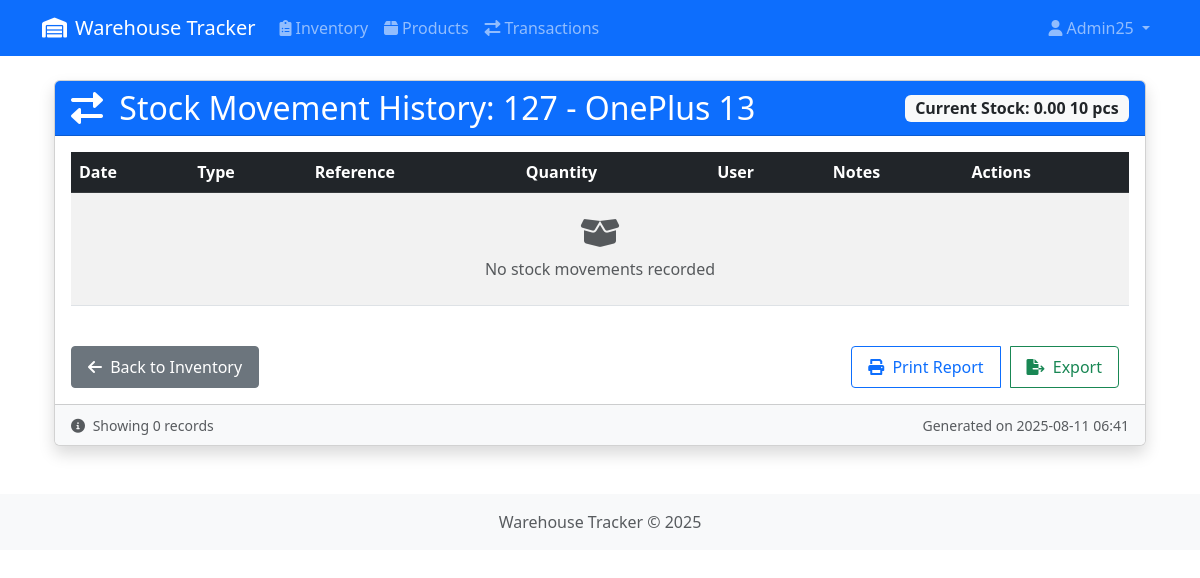
The page /products/1/movements/ (signed in) on the database its author committed.
### inventory/models.py (models this page shows, shortened)
class Product(models.Model):
    product_name = models.CharField(
        max_length=100,
        help_text="Display name of the product"
    )
    product_code = models.CharField(
        max_length=50,
        unique=True,
        validators=[MinLengthValidator(3)],
        help_text="Unique identifier for the product (min 3 chars)"
    )
    description = models.TextField(
        blank=True,
        help_text="Detailed product information"
    )
    unit_of_measure = models.CharField(
        max_length=20,
        default='pcs',
        help_text="Measurement unit (e.g., pcs, kg, box)"
    )
    current_stock = models.DecimalField(
        max_digits=10,
        decimal_places=2,
        default=0,
        editable=False,
        help_text="Automatically calculated stock level"
    )
    unit_price = models.DecimalField(
        max_digits=10,
        decimal_places=2,
        default=0.00,
        help_text="Current unit price of the product"
    )
    class Meta:
        ordering = ['product_name']
        verbose_name = "Product"
        verbose_name_plural = "Products"

### inventory/views.py (the view)
class ProductStockMovementsView(LoginRequiredMixin, DetailView):
    model = Product
    template_name = 'inventory/product_stock_movements.html'
    context_object_name = 'product'
    def get_context_data(self, **kwargs):
        context = super().get_context_data(**kwargs)
        product = self.get_object()
        details = product.transaction_details.select_related(
            'transaction', 'transaction__created_by'
        ).order_by('-transaction__transaction_date')
        totals = details.aggregate(
            total_in=Sum(
                Case(
                    When(transaction__transaction_type__in=['purchase', 'return', 'adjustment'],
                         then='quantity'),
                    default=Value(0),
                    output_field=DecimalField()
                )
            ),
            total_out=Sum(
                Case(
                    When(transaction__transaction_type='sale',
                         then='quantity'),
                    default=Value(0),
                    output_field=DecimalField()
                )
            )
        )
        context['movements'] = details
        context['total_in'] = totals['total_in'] or 0
        context['total_out'] = totals['total_out'] or 0
        return context

### inventory/templates/inventory/product_stock_movements.html (shortened to what this page needs)
{% extends 'inventory/base.html' %}
{% block content %}
<div class="container mt-4">
    <div class="card shadow">
        <div class="card-header bg-primary text-white">
            <div class="d-flex justify-content-between align-items-center">
                <h2 class="mb-0">
                    <i class="fas fa-exchange-alt me-2"></i>
                    Stock Movement History: {{ product.product_code }} - {{ product.product_name }}
                </h2>
                <span class="badge bg-light text-dark fs-6">
                    Current Stock: {{ product.current_stock }} {{ product.unit_of_measure }}
                </span>
            </div>
        </div>
        <div class="card-body">
            <div class="table-responsive">
                <table class="table table-hover table-striped">
                    <thead class="table-dark">
                        <tr>
                            <th>Date</th>
                            <th>Type</th>
                            <th>Reference</th>
                            <th>Quantity</th>
                            <th>User</th>
                            <th>Notes</th>
                            <th>Actions</th>
                        </tr>
                    </thead>
                    <tbody>
                        {% for movement in movements %}
                        <tr>
                            <td>{{ movement.transaction_date|date:"Y-m-d H:i" }}</td>
                            <td>
                                <span class="badge bg-{% if movement.transaction_type == 'IN' %}success{% else %}danger{% endif %}">
                                    {{ movement.get_transaction_type_display }}
                                </span>
                            </td>
                            <td>
                                <a href="#" data-bs-toggle="tooltip" title="View transaction details">
                                    {{ movement.reference_number }}
                                </a>
                            </td>
                            <td class="fw-bold {% if movement.transaction_type == 'IN' %}text-success{% else %}text-danger{% endif %}">
                                {% if movement.transaction_type == 'IN' %}+{% else %}-{% endif %}
                                {% for detail in movement.transaction_details.all %}
                                    {% if detail.product == product %}
                                        {{ detail.quantity }}
                                    {% endif %}
                                {% endfor %}
                            </td>
                            <td>{{ movement.created_by.username|default:"System" }}</td>
                            <td>
                                <span data-bs-toggle="tooltip" title="{{ movement.notes }}">
                                    {{ movement.notes|truncatechars:30|default:"-" }}
                                </span>
                            </td>
                            <td>
                                <a href="#" class="btn btn-sm btn-outline-info" title="View details">
                                    <i class="fas fa-eye"></i>
                                </a>
                            </td>
                        </tr>
                        {% empty %}
                        <tr>
                            <td colspan="7" class="text-center text-muted py-4">
                                <i class="fas fa-box-open fa-2x mb-2"></i><br>
                                No stock movements recorded
                            </td>
                        </tr>
                        {% endfor %}
                    </tbody>
                </table>
            </div>
            <div class="d-flex justify-content-between mt-4">
                <a href="{% url 'inventory_report' %}" class="btn btn-secondary">
                    <i class="fas fa-arrow-left me-1"></i> Back to Inventory
                </a>
                <div class="btn-group">
                    <button class="btn btn-outline-primary" onclick="window.print()">
                        <i class="fas fa-print me-1"></i> Print Report
                    </button>
                    <button class="btn btn-outline-success">
                        <i class="fas fa-file-export me-1"></i> Export
                    </button>
                </div>
            </div>
        </div>
        <div class="card-footer bg-light">
            <div class="row">
                <div class="col-md-6">
                    <small class="text-muted">
                        <i class="fas fa-info-circle me-1"></i>
                        Showing {{ movements|length }} records
                    </small>
                </div>
                <div class="col-md-6 text-end">
                    <small class="text-muted">
                        Generated on {% now "Y-m-d H:i" %}
                    </small>
                </div>
            </div>
        </div>
    </div>
</div>
{% endblock %}

### inventory/templates/inventory/base.html (shortened to what this page needs)
{% load static %}
<!DOCTYPE html>
<html lang="en">
<head>
    <link href="https://cdn.jsdelivr.net/npm/bootstrap@5.3.0/dist/css/bootstrap.min.css" rel="stylesheet">
    <link href="https://cdnjs.cloudflare.com/ajax/libs/font-awesome/6.0.0/css/all.min.css" rel="stylesheet">
    <link href="{% static 'css/inventory.css' %}" rel="stylesheet">
</head>
<body>
    <nav class="navbar navbar-expand-lg navbar-dark bg-primary mb-4">
        <div class="container">
            <a class="navbar-brand" href="{% url 'inventory_report' %}">
                <i class="fas fa-warehouse me-2"></i>Warehouse Tracker
            </a>
            <div class="collapse navbar-collapse" id="navbarNav">
                <ul class="navbar-nav me-auto">
                    <li class="nav-item">
                        <a class="nav-link {% if request.resolver_match.url_name == 'inventory_report' %}active{% endif %}"
                           href="{% url 'inventory_report' %}">
                            <i class="fas fa-clipboard-list me-1"></i>Inventory
                        </a>
                    </li>
                    <li class="nav-item">
                        <a class="nav-link {% if request.resolver_match.url_name == 'product_list' %}active{% endif %}"
                           href="{% url 'product_list' %}">
                            <i class="fas fa-box me-1"></i>Products
                        </a>
                    </li>
                    <li class="nav-item">
                        <a class="nav-link {% if request.resolver_match.url_name == 'transaction_list' %}active{% endif %}"
                           href="{% url 'transaction_list' %}">
                            <i class="fas fa-exchange-alt me-1"></i>Transactions
                        </a>
                    </li>
                </ul>
                {% if user.is_authenticated %}
                <ul class="navbar-nav">
                    <li class="nav-item dropdown">
                        <a class="nav-link dropdown-toggle" href="#" role="button" data-bs-toggle="dropdown">
                            <i class="fas fa-user me-1"></i>{{ user.username }}
                        </a>
                    </li>
                </ul>
                {% endif %}
            </div>
        </div>
    </nav>
    <div class="container">
        {% block content %}{% endblock %}
    </div>
    <footer class="footer mt-5 py-3 bg-light">
        <div class="container text-center">
            <span class="text-muted">Warehouse Tracker &copy; {% now "Y" %}</span>
        </div>
    </footer>
</body>
</html>

### inventory/static/css/inventory.css (style rules this page uses)
.btn { padding: 8px 16px; margin-right: 10px; text-decoration: none; border-radius: 4px; }
.btn-secondary { background-color: #6c757d; color: white; }

### rows shown on the page
Product: product_code "127", product_name "OnePlus 13", current_stock "0.00", unit_of_measure "10 pcs"

### other values the page prints
{{ user.username }} "Admin25"
{{ movements|length }} "0"
